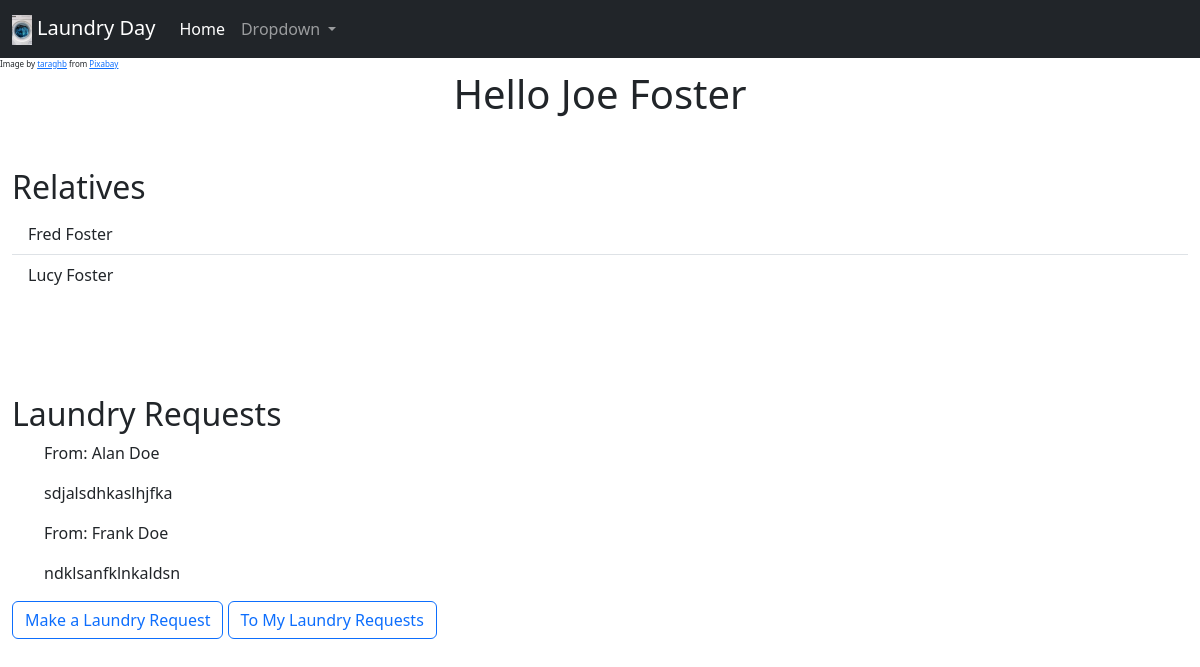
The page /user/2 on the database as committed earlier.
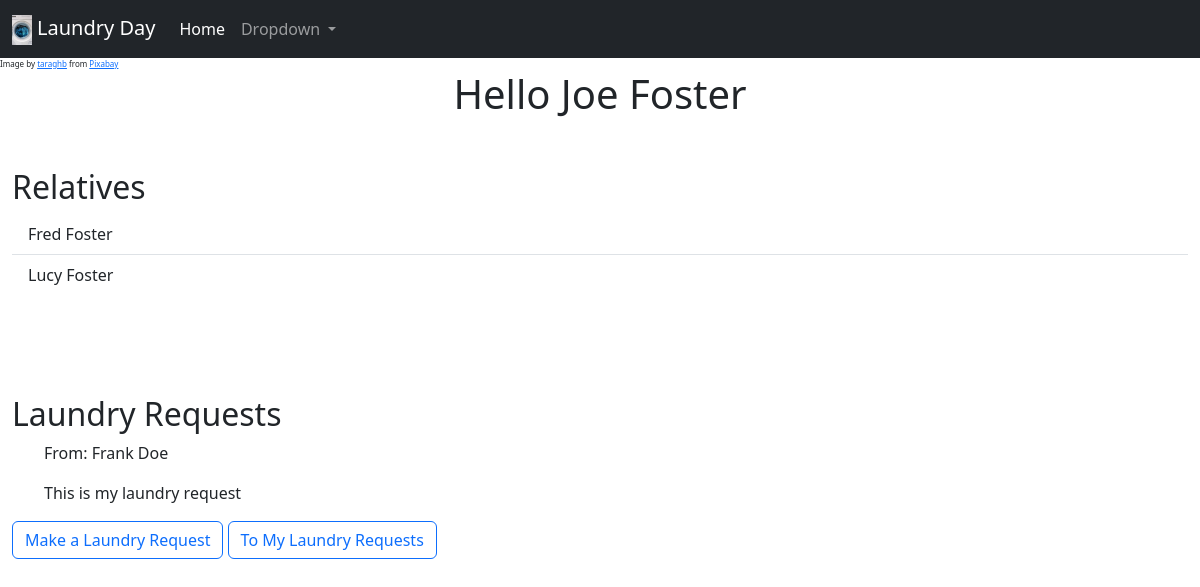
The same page on the database as committed later.
### laundry_day/models.py (models this page shows, shortened)
class User(models.Model):
    name = models.CharField(max_length=100)
    def __str__(self):
        return self.name
    class Meta:
        db_table = 'custom_user'
    parent = models.ForeignKey('self',
                               null=True,
                               blank=True,
                               related_name='children',
                               on_delete=models.SET_NULL)
    def get_siblings(self):
        if self.parent:
            return self.parent.children.exclude(id=self.id)
        else:
            return User.objects.none()

class LaundryRequests(models.Model):
    to_user = models.ForeignKey(User, on_delete=models.CASCADE, related_name='to_user')
    from_user = models.ForeignKey(User, on_delete=models.CASCADE, related_name='from_user')
    message = models.CharField(max_length=5000)
    def __str__(self):
        return self.message

### laundry_day/views.py (the view)
# urls.py: path("user/<int:pk>", views.UserDetailView.as_view(), name="user_detail"),
class UserDetailView(generic.DetailView):
    model = User
    template_name = 'laundry_day/user_detail.html'
    context_object_name = 'user'
    def get_context_data(self, **kwargs):
        context = super().get_context_data(**kwargs)
        user = self.object
        laundry_requests = LaundryRequests.objects.filter(to_user=user)
        context['laundry_requests'] = laundry_requests
        context['relatives'] = self.object.get_siblings()
        context['children'] = self.object.children.all()
        return context

### laundry_day/templates/laundry_day/user_detail.html
{% extends "laundry_day/base_template.html" %}
{% block content %}
<div class="container-fluid">
    {%if user%}
        <h1 style = "text-align: center;">Hello {{user.name}}</h1>
    {%else%}
        <h1>User not found</h1>
    {%endif%}
        <div style= "margin-top: 50px;">
            <h2>Relatives</h2>
            <ul class= "list-group list-group-flush">
                {%for relative in relatives%}
                    <li class="list-group-item">{{relative.name}}</li>
                {%endfor%}
                {%for child in children%}
                    <li class="list-group-item">{{child.name}}</li>
                {%endfor%}
            </ul>
        </div>
        <div style="margin-top: 100px;">
            <h2 >Laundry Requests</h2>
            <ul>
                {%for request in laundry_requests%}
                    <li class = "list-group-item">
                        <p>From: {{request.from_user}}</p>
                        <p>{{request}}</p></li>
                {%endfor%}
            </ul>
            <a class = "btn btn-outline-primary" href="{%url 'create_laundry_request' pk=user.id %}">Make a Laundry Request</a>
            <a class = "btn btn-outline-primary" href="{%url 'laundry_request_detail' user.id%}">To My Laundry Requests</a>
        </div>
</div>
{% endblock %}

Rows that differ between the two databases and show on the page:
removed LaundryRequests: from_user "Alan Doe", message "sdjalsdhkaslhjfka"
changed LaundryRequests "Frank Doe": message "ndklsanfklnkaldsn" → "This is my laundry request"
